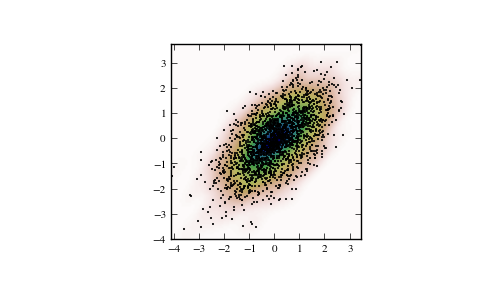

Write the Python code that produced this figure.
# Generate some random two-dimensional data:

from scipy import stats
def measure(n):
    "Measurement model, return two coupled measurements."
    m1 = np.random.normal(size=n)
    m2 = np.random.normal(scale=0.5, size=n)
    return m1+m2, m1-m2

m1, m2 = measure(2000)
xmin = m1.min()
xmax = m1.max()
ymin = m2.min()
ymax = m2.max()

# Perform a kernel density estimate on the data:

X, Y = np.mgrid[xmin:xmax:100j, ymin:ymax:100j]
positions = np.vstack([X.ravel(), Y.ravel()])
values = np.vstack([m1, m2])
kernel = stats.gaussian_kde(values)
Z = np.reshape(kernel(positions).T, X.shape)

# Plot the results:

import matplotlib.pyplot as plt
fig = plt.figure()
ax = fig.add_subplot(111)
ax.imshow(np.rot90(Z), cmap=plt.cm.gist_earth_r,
          extent=[xmin, xmax, ymin, ymax])
ax.plot(m1, m2, 'k.', markersize=2)
ax.set_xlim([xmin, xmax])
ax.set_ylim([ymin, ymax])
plt.show()
